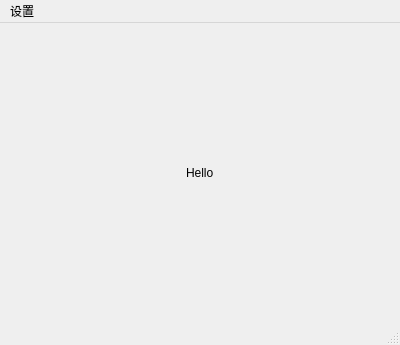
<?xml version="1.0" encoding="UTF-8"?>
<ui version="4.0">
 <class>MainWindow</class>
 <widget class="QMainWindow" name="MainWindow">
  <property name="geometry">
   <rect>
    <x>0</x>
    <y>0</y>
    <width>400</width>
    <height>345</height>
   </rect>
  </property>
  <property name="minimumSize">
   <size>
    <width>400</width>
    <height>300</height>
   </size>
  </property>
  <property name="windowTitle">
   <string/>
  </property>
  <widget class="QWidget" name="centralwidget">
   <layout class="QHBoxLayout" name="horizontalLayout">
    <item>
     <spacer name="horizontalSpacer">
      <property name="orientation">
       <enum>Qt::Horizontal</enum>
      </property>
      <property name="sizeHint" stdset="0">
       <size>
        <width>167</width>
        <height>20</height>
       </size>
      </property>
     </spacer>
    </item>
    <item>
     <widget class="QLabel" name="label">
      <property name="text">
       <string>Hello</string>
      </property>
      <property name="textFormat">
       <enum>Qt::PlainText</enum>
      </property>
      <property name="alignment">
       <set>Qt::AlignLeading|Qt::AlignLeft|Qt::AlignVCenter</set>
      </property>
      <property name="textInteractionFlags">
       <set>Qt::LinksAccessibleByMouse|Qt::TextSelectableByMouse</set>
      </property>
     </widget>
    </item>
    <item>
     <spacer name="horizontalSpacer_2">
      <property name="orientation">
       <enum>Qt::Horizontal</enum>
      </property>
      <property name="sizeHint" stdset="0">
       <size>
        <width>167</width>
        <height>20</height>
       </size>
      </property>
     </spacer>
    </item>
   </layout>
  </widget>
  <widget class="QMenuBar" name="menubar">
   <property name="geometry">
    <rect>
     <x>0</x>
     <y>0</y>
     <width>400</width>
     <height>23</height>
    </rect>
   </property>
   <widget class="QMenu" name="menu">
    <property name="title">
     <string>设置</string>
    </property>
    <addaction name="action_setting_config"/>
    <addaction name="separator"/>
    <addaction name="action_exit"/>
   </widget>
   <addaction name="menu"/>
  </widget>
  <widget class="QStatusBar" name="statusbar"/>
  <action name="action_setting_config">
   <property name="text">
    <string>配置服务器</string>
   </property>
  </action>
  <action name="action_exit">
   <property name="text">
    <string>退出</string>
   </property>
  </action>
 </widget>
 <resources/>
 <connections/>
</ui>
